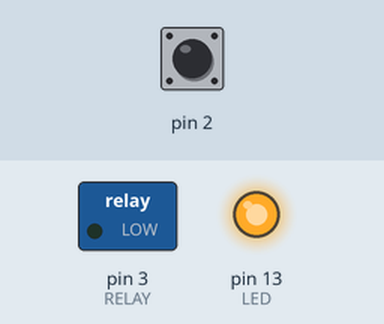
This sketch was run on a simulated Arduino Uno, built with avr-gcc and run on an emulated ATmega328P. Parts: switched loads named in the sketch (green lamp = pin HIGH), output pins drawn as LEDs (lit = HIGH). Inputs (shaded band) come from the test bench; at power-on: pin 2 HIGH.

Above: at 0.1 s.
At 1.1 s:
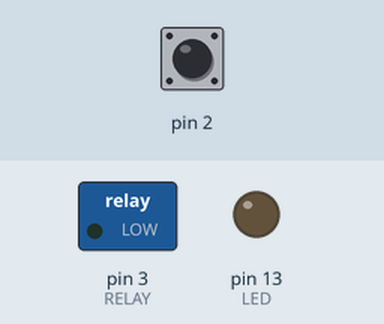
Timing chart, 0 to 2.6 s (numbered marks = the images above):
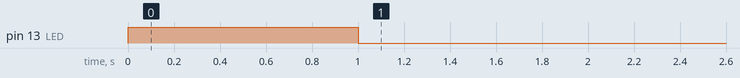

The sketch:

WatchThePi.ino
```cpp
#define RELAY 3
#define LED 13

void setup(void)
{
  pinMode(RELAY, OUTPUT);
  pinMode(LED, OUTPUT);
  digitalWrite(LED, HIGH);
  delay(1000);
  digitalWrite(LED, LOW);
  attachInterrupt(0, software_Reset, FALLING);
}

void loop(void)
{
  delay(300000);
  digitalWrite(RELAY, HIGH);
  delay(5000);
  digitalWrite(RELAY, LOW);
}

void software_Reset() // Restarts program from beginning but does not reset the peripherals and registers
{
  asm volatile ("  jmp 0");
}
```
